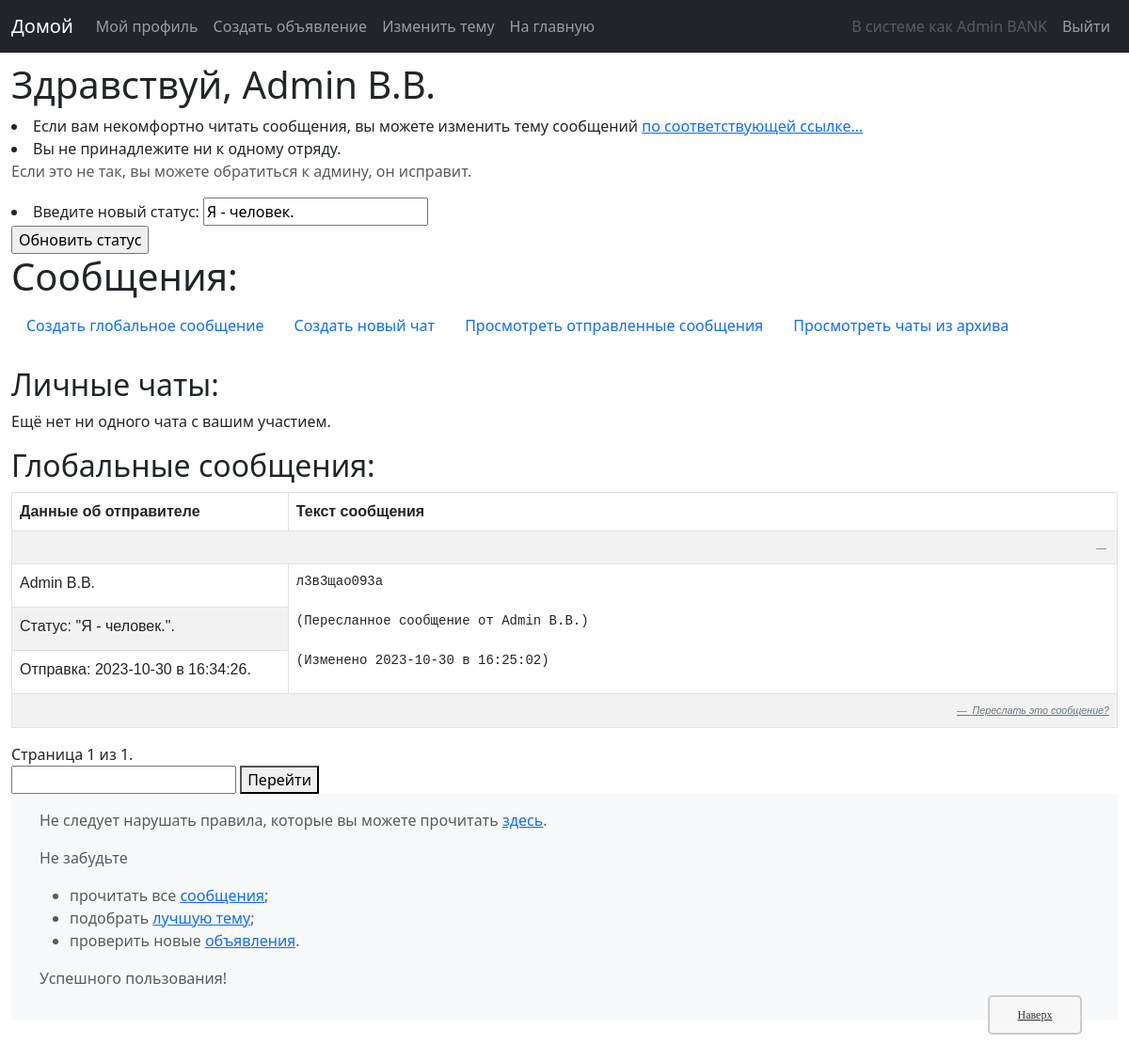
/messenger/messages/ (signed in), run on an earlier commit of the app's database.
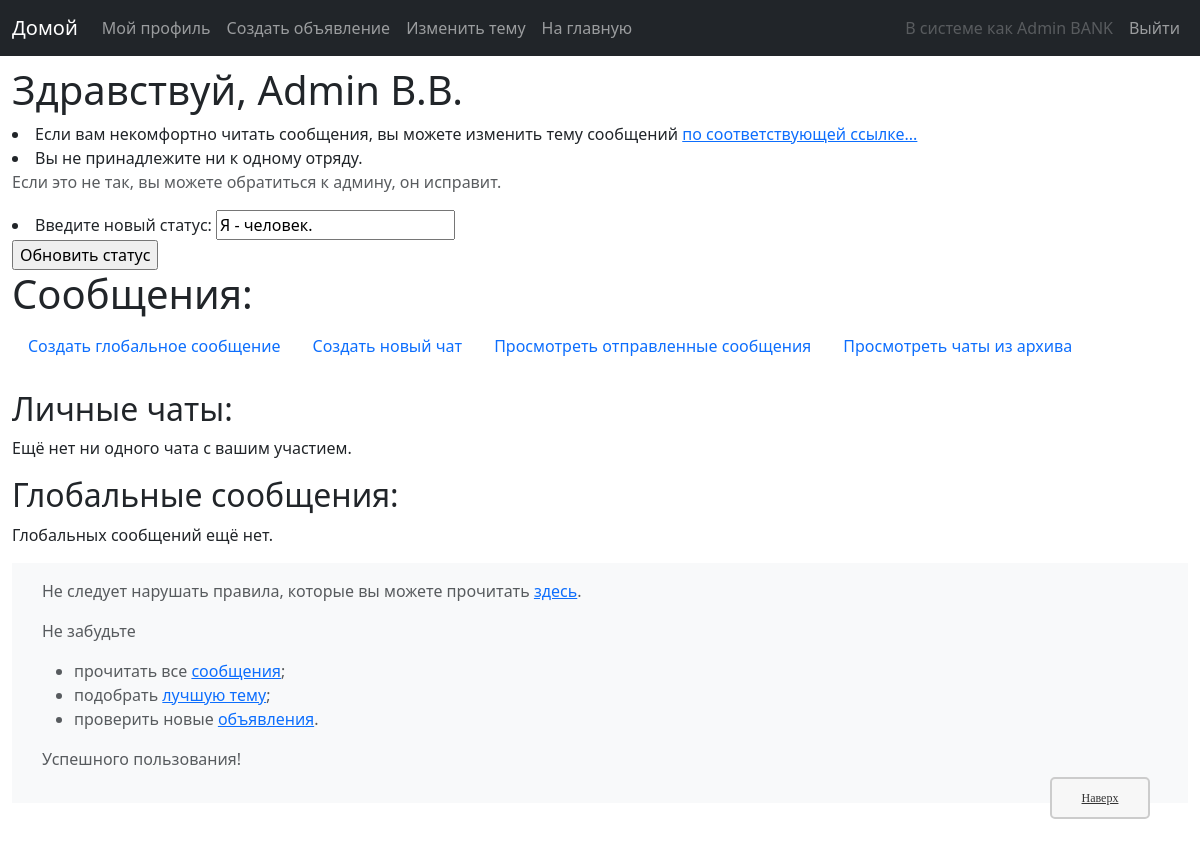
And on a later commit of the database.
### messenger/models.py (models this page shows, shortened)
class message(models.Model):
    date = models.DateField(default=datetime.date(year=1, month=1, day=1), verbose_name='Дата:')
    time = models.TimeField(default=datetime.time(hour=0), verbose_name="Время:")
    receiver = models.ForeignKey('chat', blank=True, on_delete=models.CASCADE, null=True, verbose_name="Получатель:")
    creator = models.ForeignKey(account, on_delete=models.CASCADE, null=True, verbose_name="Отправитель:")
    text = EncryptedTextField(verbose_name='Текст:')
    anonim = models.BooleanField(default=False, verbose_name='Если вы хотите отправить это сообщение анонимно, поставьте здесь галочку.')
    id = models.UUIDField(primary_key=True, default=uuid.uuid4, help_text="Уникальный ID сообщения.")
    date_of_edit = models.DateField(default=datetime.date(year=1, month=1, day=1), verbose_name="Дата последнего измененния:")
    time_of_edit = models.TimeField(default=datetime.time(hour=0), verbose_name="Время последнего изменения:")
    editable = models.BooleanField(default=True, editable=False)
    history = models.BooleanField(default=False, editable=False)
    anonim_legacy = models.BooleanField(default=False, editable=False)
    answer_for = models.ForeignKey('message', blank=True, on_delete=models.CASCADE, null=True, verbose_name="Ответ на сообщение:")
    def get_absolute_url_for_resend(self):
        if self.receiver: return reverse('messages-resend', args=[str(self.receiver.id), str(self.id)])
        else: return reverse('messages-resend', args=['global', str(self.id)])
    def get_date(self):
        return f'{self.date} в {self.time}'.split('.')[0]
    def display_text(self):
        f = self.date == self.date_of_edit and self.time == self.time_of_edit
        add_text = text.get_change_msg(self.date_of_edit, self.time_of_edit) if not f else ''
        return f'{crypto.decode(self.text["key"], self.text["alf"], self.text["msg"], self.text["msg_d"])}' + add_text
    class Meta:
        ordering = ["-date", "-time"]

### bank/models.py (models this page shows, shortened)
class account(models.Model):
    user = models.OneToOneField(User, on_delete=models.CASCADE, verbose_name="Пользователь:")
    balance = models.FloatField(default=0, verbose_name="Баланс:")
    id = models.UUIDField(primary_key=True, default=uuid.uuid4, help_text="Уникальный ID аккаунта.")#, editable=False)
    first_name = models.CharField(max_length=40, default='Not stated', verbose_name="Имя:")        #   Имя
    middle_name = models.CharField(max_length=40, default='Not stated', verbose_name="Отчество:")  #   Отчество
    last_name = models.CharField(max_length=40, default='Not stated', verbose_name="Фамилия:")     #   Фамилия
    user_group = models.CharField(max_length=40, choices=EXISTING_GROUPS, default='None', help_text='Группа обучения', verbose_name="Занятия:")
    party = models.IntegerField(default=0, verbose_name="Отряд:")
    theme_self = models.CharField(max_length=50, choices=EXISTING_THEMES, default='default', help_text="Как это выглядит, можно посмотреть ниже.", verbose_name="Тема:")
    account_status = models.CharField(max_length=100, default='', blank=True, verbose_name="Статус:")
    class Meta:
        ordering = ["party", "last_name"]
        permissions = PERMISSIONS
    def __str__(self):
        return f'{self.last_name} {self.first_name[0]}.{self.middle_name[0]}.'
    def short_name(self):
        return f'{self.last_name} {self.first_name}'
    def get_status(self):
        return f'"{self.account_status}"' if self.account_status != '' else 'не установлен'

### messenger/views/view_info.py (the view)
# urls.py: 2. Add a URL to urlpatterns:  path('', views.home, name='home')
@login_required
def home(request):
    chat_valid_all = list(chat_valid.objects.exclude(avaliable=False))
    list_id_chats = []
    for i in chat_valid_all:
        if i.getting_access(request.user.account):
            list_id_chats.append(i.what_chat.id)
    mess_pr = chat.objects.filter(id__in=list_id_chats)
    chat_and_acc_all = chat_and_acc.objects.filter(what_chat__in=mess_pr).filter(what_acc=request.user.account)
    mess_pub = message.objects.filter(receiver=None)
    paginator1 = Paginator(mess_pr, 25)
    paginator2 = Paginator(mess_pub, 10)
    page1 = request.GET.get('page1')
    page2 = request.GET.get('page2')
    try:
        items1 = paginator1.page(page1)
    except PageNotAnInteger:
        items1 = paginator1.page(1)
    except EmptyPage:
        items1 = paginator1.page(paginator1.num_pages)
    try:
        items2 = paginator2.page(page2)
    except PageNotAnInteger:
        items2 = paginator2.page(1)
    except EmptyPage:
        items2 = paginator2.page(paginator2.num_pages)
    if request.method == 'POST':
        form = other.SetStatus(request.POST)
        if form.is_valid():
            account_ = account.objects.get(id=request.user.account.id)
            new_status = form.cleaned_data['status']
            account_.account_status = new_status
            account_.save()
            return redirect('messages')
    else:
        status = request.user.account.account_status
        form = other.SetStatus(initial={'status': status,})
    context={'items1': items1, 'items2': items2, 'form': form, 'readen_status': chat_and_acc_all,
             'theme': theme.get_active_theme(request.user.account), 'type': theme.get_type_theme(request.user.account),}
    return render(
        request,
        'messenger/home/home.html',
        context=context,
    )

### messenger/forms/other.py (shortened to what this page needs)
class SetStatus(forms.Form):
    status = forms.CharField(max_length=50, required=False, label="Введите новый статус:")

### messenger/models.py (called while the page is built)
    def from_db_value(self, value, expression, connection):
        if value is None:
            return {"msg": "", "msg_d": "", "key": "", "alf": ""}
        try: return json.loads(value)
        except: return {"msg": "", "msg_d": "", "key": "", "alf": "BOTH"}

### utils/crypto.py (called while the page is built)
def replace_alphas(x: str, key: str, alf: str) -> int:
    key = encrypting_key(key, alf)
    dict_ = {f"{key[(i + 1) * 10 % len(key)]}": hex(i)[2:] for i in range(16)}
    return int(''.join([dict_[s] for s in x]), 16)

### utils/gens.py (called while the page is built)
def encrypting_key(key: str, alf: str) -> str:
    return key

def three_n_plus_one(i: int):
    return i // 2 if i & 1 == 0 else 3 * i + 1

def gen_shift(length: int, seed: int) -> list:
    rs = []
    x = seed
    for i in range(length):
        rs.append(x)
        x = three_n_plus_one(x)
        if x == 4:
            x = seed + 1
            seed += 1
    return rs

### utils/text.py (called while the page is built)
def get_change_msg(date: datetime.date, time: datetime.time) -> str:
    return f"\n\n(Изменено {date} в {str(time).split('.')[0]})"

### templates/messenger/home/home.html (shortened to what this page needs)
{% extends "messenger/base_generic.html" %}
{% block content %}
<h1>Здравствуй, {{ request.user.account }}</h1>
<form action="" method="post"><ui>
    <li>Если вам некомфортно читать сообщения, вы можете изменить тему сообщений <a href="{% url 'list-themes' %}">по соответствующей ссылке...</a></li>
    {% if request.user.account.party != 0 %}
    <li>Отряд: {{ request.user.account.party }}</li>
    {% else %}
    <li>Вы не принадлежите ни к одному отряду.</li>
    {% endif %}
    <p class="text-muted">Если это не так, вы можете обратиться к админу, он исправит.</p>
    {{ form.as_ul }}
    <input type="submit" value="Обновить статус" />
</ui></form>
<h1>Сообщения:</h1>
<ul class="nav">
    <li class="nav-item"><a class="nav-link active" aria-current="page" href="{% url 'messages-new' %}">Создать глобальное сообщение</a></li>
    <li class="nav-item"><a class="nav-link active" aria-current="page" href="{% url 'chats-new' %}">Создать новый чат</a></li>
    <li class="nav-item"><a class="nav-link active" aria-current="page" href="{% url 'messages-edit' %}">Просмотреть отправленные сообщения</a></li>
    <li class="nav-item"><a class="nav-link active" aria-current="page" href="{% url 'chats-archived' %}">Просмотреть чаты из архива</a></li>
</ul>
<br />
{% load static %}
<h2>Личные чаты:</h2>
<div id="chats">
    {% include 'messenger/updates/update_chats.html' %}
</div>
<h2>Глобальные сообщения:</h2>
<div id="globals">
    {% include 'messenger/updates/update_globals.html' %}
</div>
{% endblock %}

### templates/messenger/updates/update_globals.html (shortened to what this page needs)
{% if items2 %}
{% if type == 'd' %}
<table class="table table-striped table-bordered" cellpadding=30px>
    <thead>
        <tr>
            <th scope="col">Данные об отправителе</td>
            <th scope="col">Текст сообщения</td>
        </tr>
    </thead>
    <tbody>
        <tr class="small">
            <td colspan="2" class="small text-end"><span class="blockquote-footer"></span></td>
        </tr>
        {% for element in items2 %}
        <tr>
            <td class="w-25">{% if element.anonim %}Сообщение отправлено анонимно.{% else %}{{ element.creator }}{% endif %}</td>
            <td rowspan="3"><pre class="text-break multiple-text">{{ element.display_text }}</pre></td>
        </tr>
        <tr>
            <td>{% if element.anonim %}Статус неизвестен{% else %}Статус: {{ element.creator.get_status }}{% endif %}.</td>
        </tr>
        <tr>
            <td>Отправка: {{ element.get_date }}.</td>
        </tr>
        <tr class="small">
            {% if element.answer_for %}
            <td class="small">
            <a href="{{ element.get_absolute_url_for_view_answer }}" class="blockquote-footer">
                <i>{{ element.get_text_for_view_answer }}</i>
            </a>
            </td>
            <td class="text-end small">
            <a href="{{ element.get_absolute_url_for_resend }}" class="blockquote-footer">
                <i>Переслать это сообщение?</i>
            </a>
            </td>
            {% else %}
            <td class="text-end small" colspan="2">
            <a href="{{ element.get_absolute_url_for_resend }}" class="blockquote-footer">
                <i>Переслать это сообщение?</i>
            </a>
            </td>
            {% endif %}
        </tr>
        {% endfor %}
    </tbody>
</table>
{% endif %}
<span class="page-current">
    Страница {{ items2.number }} из {{ items2.paginator.num_pages }}.
</span>
<form method="GET" action="{% url 'messages' %}">
    <input type="text" name="page1" value="{{ messages.number }}" />
    <button type="submit">Перейти</button>
</form>
{% else %}
    <p>Глобальных сообщений ещё нет.</p>
{% endif %}

What changed in the data, as far as the page shows it:
removed message: creator "Admin B.B.", display_text "л3в3щао093а (Пересланное сообщение от Admin B.B.) (Изменено 2023-10-30 в 16:25:02)", creator.get_status "\"Я - человек.\"", get_date "2023-10-30 в 16:34:26"
Also different on the page:
{{ items2.number }}: "1" → (not shown)
{{ items2.paginator.num_pages }}: "1" → (not shown)
text no longer shown: "Данные об отправителе Текст сообщения Страница из . Перейти"
text now shown: "Глобальных сообщений ещё нет."
